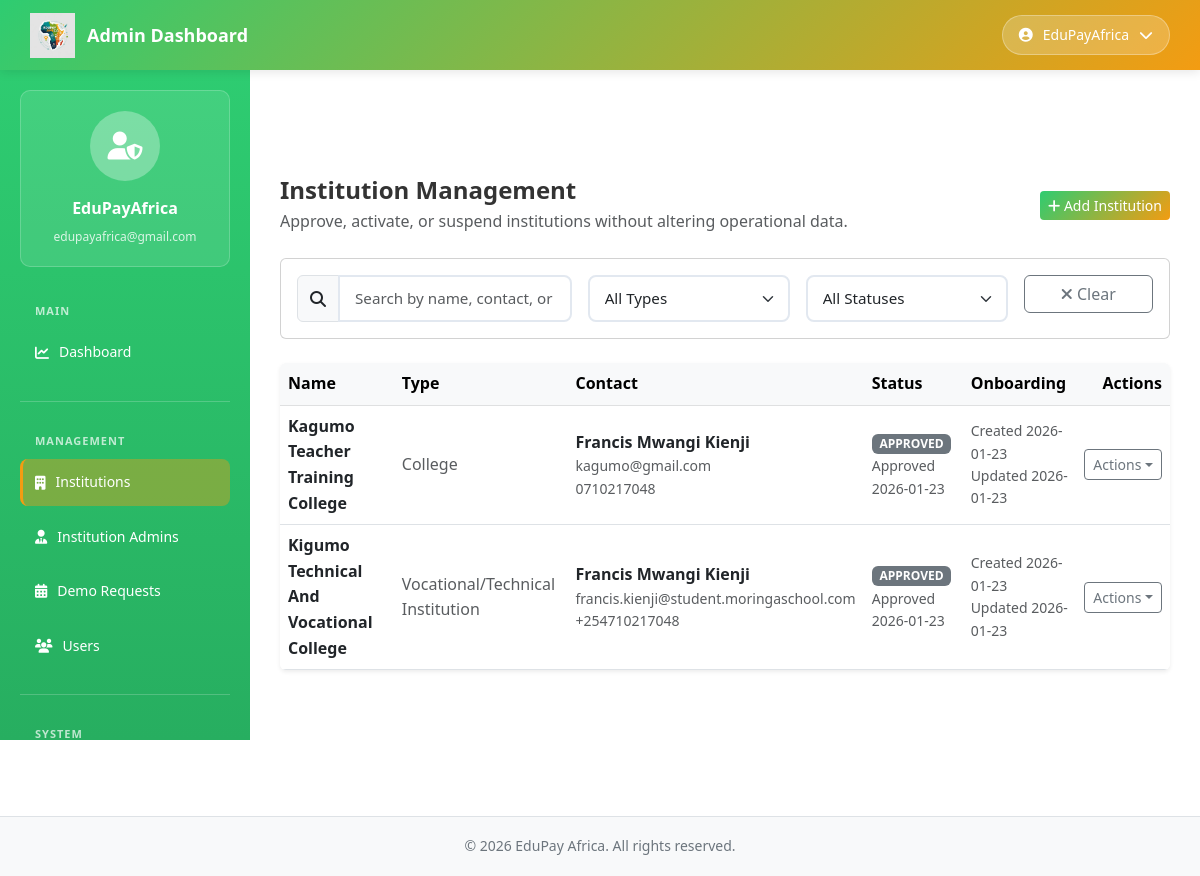
The page /platform-admin/institutions/ (signed in) on the database its author committed.
### platform_admin/models.py (models this page shows, shortened)
class Institution(models.Model):
	TYPE_CHOICES = [
		("university", "University"),
		("college", "College"),
		("secondary_school", "Secondary School"),
		("primary_school", "Primary School"),
		("vocational", "Vocational/Technical Institution"),
		("other", "Other"),
	]
	STATUS_CHOICES = [
		("pending", "Pending"),
		("approved", "Approved"),
		("rejected", "Rejected"),
		("active", "Active"),
		("suspended", "Suspended"),
		("deactivated", "Deactivated"),
	]
	name = models.CharField(max_length=255)
	institution_type = models.CharField(max_length=50, choices=TYPE_CHOICES)
	contact_name = models.CharField(max_length=255)
	contact_email = models.EmailField()
	contact_phone = models.CharField(max_length=50, blank=True)
	status = models.CharField(max_length=20, choices=STATUS_CHOICES, default="pending")
	registration_status = models.CharField(max_length=50, default="pending")
	approval_timestamp = models.DateTimeField(null=True, blank=True)
	activation_timestamp = models.DateTimeField(null=True, blank=True)
	suspension_timestamp = models.DateTimeField(null=True, blank=True)
	deactivation_timestamp = models.DateTimeField(null=True, blank=True)
	rejection_timestamp = models.DateTimeField(null=True, blank=True)
	onboarding_notes = models.TextField(blank=True)
	created_at = models.DateTimeField(auto_now_add=True)
	updated_at = models.DateTimeField(auto_now=True)
	class Meta:
		ordering = ["-created_at"]
		verbose_name = "Institution"
		verbose_name_plural = "Institutions"

### platform_admin/views.py (the view, shortened to what this page needs)
# urls.py: path("institutions/", views.institutions, name="institutions"),
@login_required
@super_admin_required
def institutions(request):
	institutions_qs = Institution.objects.all().order_by("-created_at")
	from django.contrib.auth import get_user_model
	User = get_user_model()
	admin_users = User.objects.filter(is_staff=True, is_active=True).order_by("first_name", "last_name")
	context = {
		"institutions": institutions_qs,
		"admin_users": admin_users,
	}
	return render(request, "platform_admin/institutions.html", context)

### EduPayAfrica/context_processors.py (called while the page is built)
def firebase_config(request):
    return {
        'firebase_config': mark_safe(json.dumps(settings.FIREBASE_CONFIG))
    }

### platform_admin/views.py (called while the page is built)
def _super_admin_check(user):
	return user.is_authenticated and user.is_active and user.is_staff and user.is_superuser

### platform_admin/templates/platform_admin/institutions.html (shortened to what this page needs)
{% extends "platform_admin/base_admin.html" %}
{% block admin_content %}
<div class="d-flex justify-content-between align-items-center mb-4">
    <div>
        <h1 class="h4 fw-bold mb-1">Institution Management</h1>
        <p class="text-muted mb-0">Approve, activate, or suspend institutions without altering operational data.</p>
    </div>
    <button class="btn btn-primary btn-sm" data-bs-toggle="modal" data-bs-target="#createInstitutionModal">
        <i class="fas fa-plus"></i> Add Institution
    </button>
</div>
<div class="card mb-4">
    <div class="card-body">
        <div class="row g-3">
            <div class="col-md-4">
                <div class="input-group">
                    <span class="input-group-text"><i class="fas fa-search"></i></span>
                    <input type="text" id="searchInput" class="form-control" placeholder="Search by name, contact, or email...">
                </div>
            </div>
            <div class="col-md-3">
                <select id="typeFilter" class="form-select">
                    <option value="">All Types</option>
                </select>
            </div>
            <div class="col-md-3">
                <select id="statusFilter" class="form-select">
                    <option value="">All Statuses</option>
                </select>
            </div>
            <div class="col-md-2">
                <button id="clearFilters" class="btn btn-outline-secondary w-100">
                    <i class="fas fa-times"></i> Clear
                </button>
            </div>
        </div>
    </div>
</div>
<div class="table-responsive shadow-sm rounded bg-white">
        <table class="table align-middle mb-0">
            <thead class="table-light">
                <tr>
                    <th>Name</th>
                    <th>Type</th>
                    <th>Contact</th>
                    <th>Status</th>
                    <th>Onboarding</th>
                    <th class="text-end">Actions</th>
                </tr>
            </thead>
            <tbody>
                {% for institution in institutions %}
                <tr>
                    <td class="fw-semibold">{{ institution.name }}</td>
                    <td class="text-muted text-capitalize">{{ institution.get_institution_type_display }}</td>
                    <td>
                        <div class="fw-semibold">{{ institution.contact_name }}</div>
                        <div class="small text-muted">{{ institution.contact_email }}</div>
                        {% if institution.contact_phone %}<div class="small text-muted">{{ institution.contact_phone }}</div>{% endif %}
                    </td>
                    <td>
                        <span class="badge bg-secondary text-uppercase">{{ institution.get_status_display }}</span>
                        {% if institution.approval_timestamp %}
                            <div class="small text-muted">Approved {{ institution.approval_timestamp|date:"Y-m-d" }}</div>
                        {% endif %}
                    </td>
                    <td class="small text-muted">
                        Created {{ institution.created_at|date:"Y-m-d" }}<br>
                        Updated {{ institution.updated_at|date:"Y-m-d" }}
                    </td>
                    <td class="text-end">
                        <div class="dropdown">
                            <button class="btn btn-sm btn-outline-secondary dropdown-toggle" type="button" data-bs-toggle="dropdown" data-bs-auto-close="false">Actions</button>
                        </div>
                    </td>
                </tr>
                {% empty %}
                <tr>
                    <td colspan="6" class="text-center text-muted py-4">No institutions captured yet.</td>
                </tr>
                {% endfor %}
            </tbody>
        </table>
    </div>
{% endblock %}

### platform_admin/templates/platform_admin/base_admin.html (shortened to what this page needs)
{% extends "base.html" %}
{% load static %}
{% block content %}
<div class="admin-wrapper">
    <div class="admin-topbar">
        <a href="{% url 'platform_admin:dashboard' %}" class="admin-topbar-logo">
            <img src="{% static 'images/EduPay Africa Logo.png' %}" alt="EduPay Africa">
            <span class="admin-topbar-logo-text">Admin Dashboard</span>
        </a>
        <div class="admin-topbar-profile">
            <button class="profile-btn" id="profileBtn">
                <i class="fas fa-user-circle"></i>
                <span>{{ user.get_full_name|default:user.username }}</span>
                <i class="fas fa-chevron-down"></i>
            </button>
        </div>
    </div>
    <aside class="admin-sidebar" id="adminSidebar">
        <div class="admin-sidebar-inner">
            <div class="admin-profile">
                <div class="admin-profile-avatar">
                    <i class="fas fa-user-shield"></i>
                </div>
                <div class="admin-profile-name">{{ user.get_full_name|default:user.username }}</div>
                <div class="admin-profile-email">{{ user.email }}</div>
            </div>
            <nav>
                <ul class="admin-nav">
                    <div class="admin-nav-section-title">Main</div>
                    <li class="admin-nav-item">
                        <a href="{% url 'platform_admin:dashboard' %}" class="admin-nav-link {% if request.resolver_match.url_name == 'dashboard' %}active{% endif %}">
                            <i class="fas fa-chart-line"></i> Dashboard
                        </a>
                    </li>
                    <div class="admin-nav-section">
                        <div class="admin-nav-section-title">Management</div>
                        <li class="admin-nav-item">
                            <a href="{% url 'platform_admin:institutions' %}" class="admin-nav-link {% if request.resolver_match.url_name == 'institutions' %}active{% endif %}">
                                <i class="fas fa-building"></i> Institutions
                            </a>
                        </li>
                        <li class="admin-nav-item">
                            <a href="{% url 'platform_admin:institution_admins' %}" class="admin-nav-link {% if request.resolver_match.url_name == 'institution_admins' %}active{% endif %}">
                                <i class="fas fa-user-tie"></i> Institution Admins
                            </a>
                        </li>
                        <li class="admin-nav-item">
                            <a href="{% url 'platform_admin:demo_requests' %}" class="admin-nav-link {% if request.resolver_match.url_name == 'demo_requests' %}active{% endif %}">
                                <i class="fas fa-calendar-alt"></i> Demo Requests
                            </a>
                        </li>
                        <li class="admin-nav-item">
                            <a href="{% url 'platform_admin:users' %}" class="admin-nav-link {% if request.resolver_match.url_name == 'users' %}active{% endif %}">
                                <i class="fas fa-users"></i> Users
                            </a>
                        </li>
                    </div>
                    <div class="admin-nav-section">
                        <div class="admin-nav-section-title">System</div>
                    </div>
                </ul>
            </nav>
        </div>
    </aside>
    <main class="admin-content">
        {% block admin_content %}{% endblock %}
    </main>
    <div class="admin-footer">
        &copy; 2026 EduPay Africa. All rights reserved.
    </div>
</div>
{% endblock %}

### templates/base.html (style rules this page uses)
:root { --primary-color: #1e40af; --secondary-color: #7c3aed; --accent-color: #f97316; --dark-bg: #0f172a; --light-bg: #f8fafc; }
* { margin: 0; padding: 0; box-sizing: border-box; }
body { font-family: 'Segoe UI', Tahoma, Geneva, Verdana, sans-serif; line-height: 1.6; color: #333; padding-top: 76px; }
body { padding-top: 76px; }
.form-control, .form-select { border: 2px solid #e2e8f0; border-radius: 8px; padding: 10px 15px; font-size: 0.95rem; transition: all 0.3s ease; }

### platform_admin/templates/platform_admin/base_admin.html (style rules this page uses)
:root { --brand-primary: #2ecc71; --brand-secondary: #f39c12; --brand-dark: #27ae60; --brand-light: #e8f8f5; --brand-accent: #e67e22; }
.admin-wrapper { display: flex; min-height: 100vh; flex-direction: column; }
.admin-topbar { position: fixed; top: 0; left: 0; right: 0; height: 70px; background: linear-gradient(135deg, var(--brand-primary) 0%, var(--brand-secondary) 100%); color: white; display: flex; justify-content: space-between; align-items: center; padding: 0 30px; z-index: 1001; box-shadow: 0 2px 10px rgba(0,0,0,0.1); }
.admin-topbar-logo { display: flex; align-items: center; gap: 12px; color: white; text-decoration: none; }
.admin-topbar-logo img { height: 45px; width: auto; }
.admin-topbar-logo-text { font-size: 18px; font-weight: 700; }
.admin-topbar-profile { position: relative; }
.profile-btn { background: rgba(255, 255, 255, 0.2); border: 1px solid rgba(255, 255, 255, 0.3); color: white; padding: 8px 16px; border-radius: 25px; cursor: pointer; display: flex; align-items: center; gap: 10px; font-size: 14px; transition: all 0.3s ease; }
.admin-sidebar { width: 250px; background: linear-gradient(180deg, var(--brand-primary) 0%, var(--brand-dark) 100%); color: white; padding: 0; position: fixed; left: 0; top: 70px; height: calc(100vh - 70px - 60px); overflow-y: auto; z-index: 1000; }
.admin-sidebar-inner { padding: 20px; }
.admin-profile { background: rgba(255, 255, 255, 0.1); padding: 20px; border-radius: 10px; margin-bottom: 25px; text-align: center; border: 1px solid rgba(255, 255, 255, 0.2); }
.admin-profile-avatar { width: 70px; height: 70px; background: rgba(255, 255, 255, 0.3); border-radius: 50%; margin: 0 auto 15px; display: flex; align-items: center; justify-content: center; font-size: 28px; }
.admin-profile-name { font-weight: 700; font-size: 16px; margin-bottom: 5px; }
.admin-profile-email { font-size: 12px; opacity: 0.8; word-break: break-word; }
.admin-nav { list-style: none; padding: 0; margin: 0; }
.admin-nav-item { margin-bottom: 8px; }
.admin-nav-link { display: block; padding: 12px 15px; color: white; text-decoration: none; border-radius: 8px; transition: all 0.3s ease; font-size: 14px; display: flex; align-items: center; gap: 10px; }
.admin-nav-link.active { background: rgba(243, 156, 18, 0.4); border-left: 3px solid var(--brand-secondary); padding-left: 12px; }
.admin-nav-section { margin-top: 25px; padding-top: 20px; border-top: 1px solid rgba(255, 255, 255, 0.2); }
.admin-nav-section-title { font-size: 11px; text-transform: uppercase; letter-spacing: 1px; opacity: 0.7; padding: 10px 15px; font-weight: 600; }
.admin-content { margin-left: 250px; margin-top: 70px; margin-bottom: 60px; flex: 1; padding: 30px; }
.admin-footer { position: fixed; bottom: 0; left: 0; right: 0; height: 60px; background: #f8f9fa; border-top: 1px solid #dee2e6; display: flex; align-items: center; justify-content: center; color: #6c757d; font-size: 14px; z-index: 999; }

### platform_admin/templates/platform_admin/institutions.html (style rules this page uses)
.btn-primary { background: linear-gradient(135deg, #2ecc71, #f39c12); border: none; }

### rows shown on the page
Institution: name "Kagumo Teacher Training College", institution_type "College", contact_name "Francis Mwangi Kienji", contact_email "kagumo@gmail.com", contact_phone "0710217048", status "APPROVED", approval_timestamp "2026-01-23", created_at "2026-01-23", updated_at "2026-01-23"
Institution: name "Kigumo Technical And Vocational College", institution_type "Vocational/Technical Institution", contact_name "Francis Mwangi Kienji", contact_email "francis.kienji@student.moringaschool.com", contact_phone "+254710217048", status "APPROVED", approval_timestamp "2026-01-23", created_at "2026-01-23", updated_at "2026-01-23"

### other values the page prints
{{ user.get_full_name|default:user.username }} "EduPayAfrica"
{{ user.email }} "edupayafrica@gmail.com"
